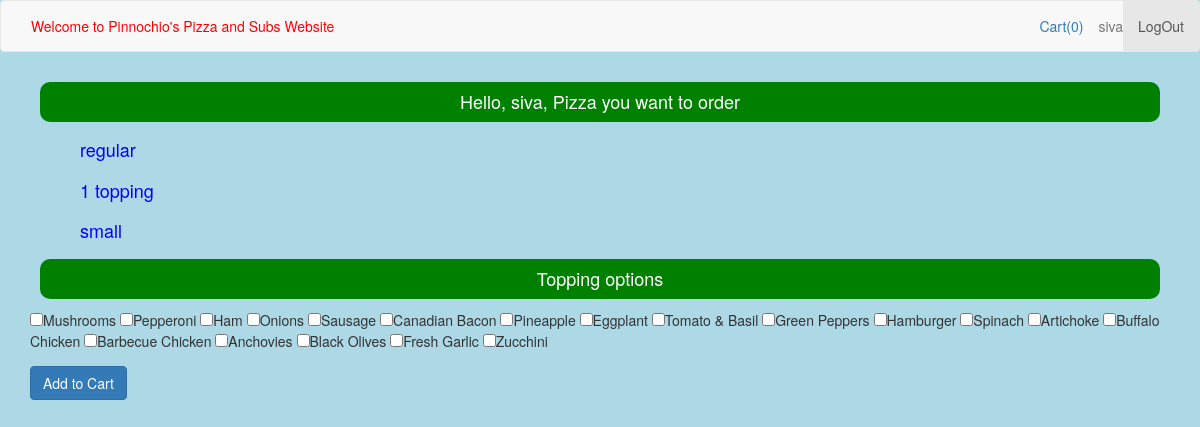
The app's page /pizza/3 (signed in) with its own data.
### orders/models.py (models this page shows, shortened)
class Pizza(models.Model):
    cat = models.ForeignKey(Pizza_cat, on_delete=models.CASCADE, related_name="pizzacategories")
    size = models.ForeignKey(Item_size, on_delete=models.CASCADE, related_name="pizzasizes")
    type = models.ForeignKey(Pizza_type, on_delete=models.CASCADE, related_name="pizzatypes")
    price = models.FloatField()
    class Meta:
      unique_together = ('cat','size','type',)

class Pizza_cat(models.Model):
 cat = models.CharField(max_length=64, unique=True)
 def __str__(self):
   return f"{self.cat}"

class Pizza_type(models.Model):
 type = models.CharField(max_length=64, unique=True)
 def __str__(self):
   return f"{self.type}"

class Item_size(models.Model):
 size = models.CharField(max_length=64, unique=True)
 def __str__(self):
   return f"{self.size}"

class Topping(models.Model):
 type = models.CharField(max_length=64, unique=True)
 def __str__(self):
   return f"{self.type}"

### orders/views.py (the view)
# urls.py: path("pizza/<int:pizza_id>", views.pizza, name="pizza"),
def pizza(request, pizza_id) :
    if not request.user.is_authenticated:
        context = {
            "user": None,
            "message": None
        }
        return render(request, "orders/login.html", context)
    try:
        p = Pizza.objects.get(pk=pizza_id)
    except Pizza.DoesNotExist:
        raise Http404("This option does not exist")
    try:
      customer_cart = Cart.objects.get(user=request.user)
    except Cart.DoesNotExist:
      customer_cart = Cart.objects.create(user=request.user)
      customer_cart.save()
    context = {
        "user": request.user,
        "total_items": customer_cart.total_items,
        "Pizza": p,
        "Toppings": Topping.objects.all(),
        "message":None
    }
    return render(request, "orders/pizza.html", context)

### orders/templates/orders/pizza.html (shortened to what this page needs)
{% extends "orders/base.html" %}
{% block body %}
<h1 class="title-info">Hello, {{ user.first_name }}, Pizza you want to order</h1>
<div>
 <ul>
      <li class="item-info"> {{ Pizza.cat }} </li>
      <li class="item-info"> {{ Pizza.type }} </li>
      <li class="item-info"> {{ Pizza.size }} </li>
 </ul>
 </div>
 {% if Pizza.type|stringformat:"s" != "cheese" %}
  <div>
   <h2 class="title-info"> Topping options </h2>
   <form action="{% url 'add_to_cart' Pizza.id %}" method="post">
        <div class="form-group">
          {% for topping in Toppings %}
            <input type="checkbox" name="checklist" value="{{topping.id}}" />{{topping}}
          {% endfor %}
        </div>
        <div>
          <button class="btn btn-primary">Add to Cart</button>
        </div>
   </form>
   </div>
 {% endif %}
{% endblock %}

### orders/templates/orders/base.html (shortened to what this page needs)
{% load static %}
<!DOCTYPE html>
<html>
    <head>
        <link rel="stylesheet" href="{% static 'orders/styles.css' %}" />
        <link rel="stylesheet" href="https://maxcdn.bootstrapcdn.com/bootstrap/3.3.7/css/bootstrap.min.css">
    </head>
    <body>
       <div id="background">
           <nav class="navbar navbar-default">
            <div class="container-fluid">
             <p class="navbar-text" style="color:red;">Welcome to Pinnochio's Pizza and Subs Website</p>
             <ul class="nav navbar-nav navbar-right">
                {% if user %}
                 <li class="active"><a href="{% url 'logout' %}">LogOut</a></li>
                {% else %}
                 <li class="active"><a href="{% url 'login' %}">LogIn</a></li>
                {% endif %}
             </ul>
             {% if user and user.first_name %}
               <p class="navbar-text navbar-right">{{user.first_name}}</p>
             {% endif %}
             <p class="navbar-text navbar-right"><a href="{% url 'checkout' %}">Cart({{total_items}})</a></p>
            </div>
           </nav>
          <div class="container">
            {% block body %}
            {% endblock %}
          </div>
       </div>
    </body>
</html>

### orders/static/orders/styles.css (style rules this page uses)
html, body { width: 100%; height: 100%; font-family: verdana; }
html { box-sizing: border-box; }
*, *:before, *:after { box-sizing: inherit; }
#background { width: 100%; min-height:100%; height: auto; background-color:lightblue; }
.title-info { background-color: green; font-size: 18px; color: white; min-height: 10px; padding:10px; margin:10px; border-radius:10px; text-align:center; }
ul { list-style-type: none; }
.item-info { font-size: 18px; color: blue; padding:5px; margin:5px; }

### records on screen
Pizza: cat "regular", type "1 topping", size "small"
Topping: type "Mushrooms"
Topping: type "Pepperoni"
Topping: type "Ham"
Topping: type "Onions"
Topping: type "Sausage"
Topping: type "Canadian Bacon"
Topping: type "Pineapple"
Topping: type "Eggplant"
Topping: type "Tomato & Basil"
Topping: type "Green Peppers"
Topping: type "Hamburger"
Topping: type "Spinach"
Topping: type "Artichoke"
Topping: type "Buffalo Chicken"
Topping: type "Barbecue Chicken"
Topping: type "Anchovies"
Topping: type "Black Olives"
Topping: type "Fresh Garlic"
Topping: type "Zucchini"

### other values on screen
{{ user.first_name }} "siva"
{{ total_items }} "0"
